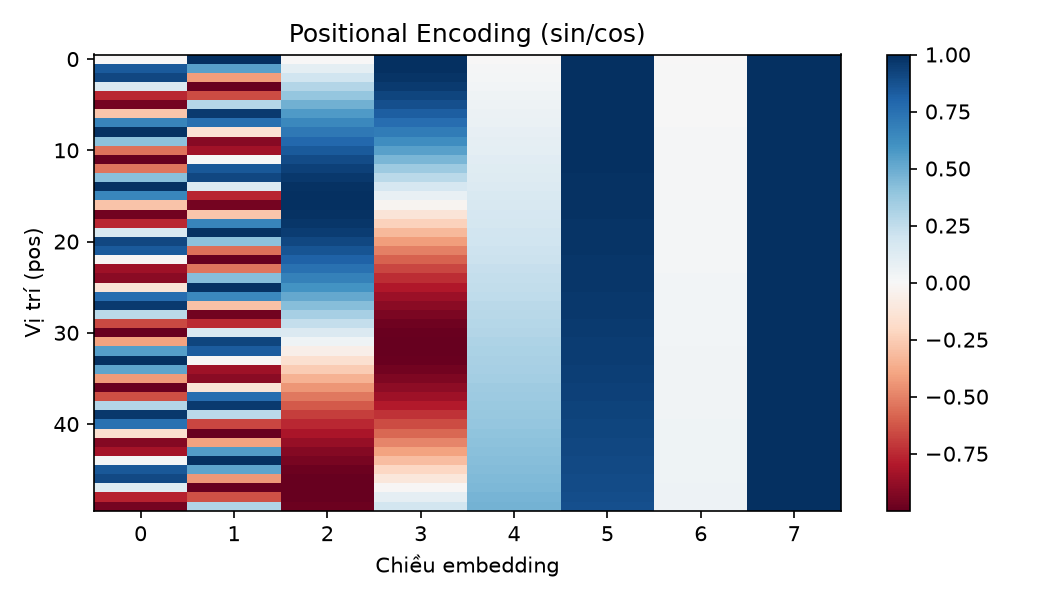

The Python source for this figure:
import numpy as np
import matplotlib
matplotlib.use("Agg")
import matplotlib.pyplot as plt
from pathlib import Path

BASE_DIR = Path(__file__).resolve().parent

np.random.seed(42)
D_MODEL = 8 # số chiều của embedding (chẵn để chia đủ cặp sin/cos)

# 11: Embedding matrix + Positional Encoding
def positional_encoding(seq_len, d_model):
    """PE(pos, 2i) = sin(pos / 10000^(2i/d)), PE(pos, 2i+1) = cos(...)"""
    pe = np.zeros((seq_len, d_model))
    for pos in range(seq_len):
        for k in range(0, d_model, 2):  # k = 2i
            angle = pos / (10000 ** (k / d_model))
            pe[pos, k] = np.sin(angle)
            pe[pos, k + 1] = np.cos(angle)
    return pe


# Mỗi từ trong vocab có đúng 1 vector embedding (ngẫu nhiên, cố định)
vocab = ["I", "love", "NLP", "dog", "bites", "man"]
word2id = {w: i for i, w in enumerate(vocab)}
embedding_matrix = np.random.randn(len(vocab), D_MODEL)


def embed(words):
    """Danh sách từ -> ma trận embedding (T, d_model)"""
    return embedding_matrix[[word2id[w] for w in words]]


def softmax(x):
    x = x - x.max(axis=-1, keepdims=True)  # trừ max để ổn định số học
    e = np.exp(x)
    return e / e.sum(axis=-1, keepdims=True)


# Ma trận chiếu Q, K, V (dùng chung cho mọi thí nghiệm)
Wq = np.random.randn(D_MODEL, D_MODEL)
Wk = np.random.randn(D_MODEL, D_MODEL)
Wv = np.random.randn(D_MODEL, D_MODEL)


def self_attention(X):
    """Attention(Q,K,V) = softmax(QK^T / sqrt(d_k)) V"""
    Q, K, V = X @ Wq, X @ Wk, X @ Wv
    scores = Q @ K.T / np.sqrt(D_MODEL)
    weights = softmax(scores)
    return weights @ V


def make_input(words, use_pe):
    """Input của Transformer: embedding (+ positional encoding nếu use_pe)"""
    X = embed(words)
    if use_pe:
        X = X + positional_encoding(len(words), D_MODEL)
    return X


def print_experiment(title, words_a, words_b):
    """So sánh representation của 2 câu, có và không có positional encoding"""
    print(f"\n{title}: {words_a} vs {words_b}")
    for use_pe in [False, True]:
        Za = self_attention(make_input(words_a, use_pe))
        Zb = self_attention(make_input(words_b, use_pe))

        # (1) Representation của từng từ (cùng một từ ở 2 câu)
        print(f"\n[{'Có' if use_pe else 'Không'} positional encoding]")
        for w in words_a:
            va = Za[words_a.index(w)]
            vb = Zb[words_b.index(w)]
            print(f"  '{w}': khoảng cách giữa 2 câu = {np.linalg.norm(va - vb):.4f}")

        # (2) Representation của cả câu (mean pooling)
        sa, sb = Za.mean(axis=0), Zb.mean(axis=0)
        dist = np.linalg.norm(sa - sb)
        same = np.allclose(sa, sb)
        print(f"  Cả câu (mean pooling): khoảng cách = {dist:.4f} "
              f" {'Giống nhau (không phân biệt được)' if same else 'Khác nhau (phân biệt được)'}")


sentence = ["I", "love", "NLP"]
E = embed(sentence)
PE = positional_encoding(len(sentence), D_MODEL)

np.set_printoptions(precision=3, suppress=True)
print("Embedding (3 x 8):\n", E)
print("\nPositional encoding (3 x 8):\n", PE)
print("\nEmbedding + PE (input của Transformer):\n", E + PE)

# Đổi thứ tự "I love NLP" -> "NLP love I"
print_experiment("Mục 11", ["I", "love", "NLP"], ["NLP", "love", "I"])

# 12: Permutation experiment
print_experiment("Mục 12", ["dog", "bites", "man"], ["man", "bites", "dog"])

pe_plot = positional_encoding(50, D_MODEL)
plt.figure(figsize=(7, 4))
plt.imshow(pe_plot, cmap="RdBu", aspect="auto")
plt.colorbar()
plt.xlabel("Chiều embedding")
plt.ylabel("Vị trí (pos)")
plt.title("Positional Encoding (sin/cos)")
plt.tight_layout()
plt.savefig(BASE_DIR / "positional_encoding.png", dpi=150)
print("\nĐã lưu positional_encoding.png")
